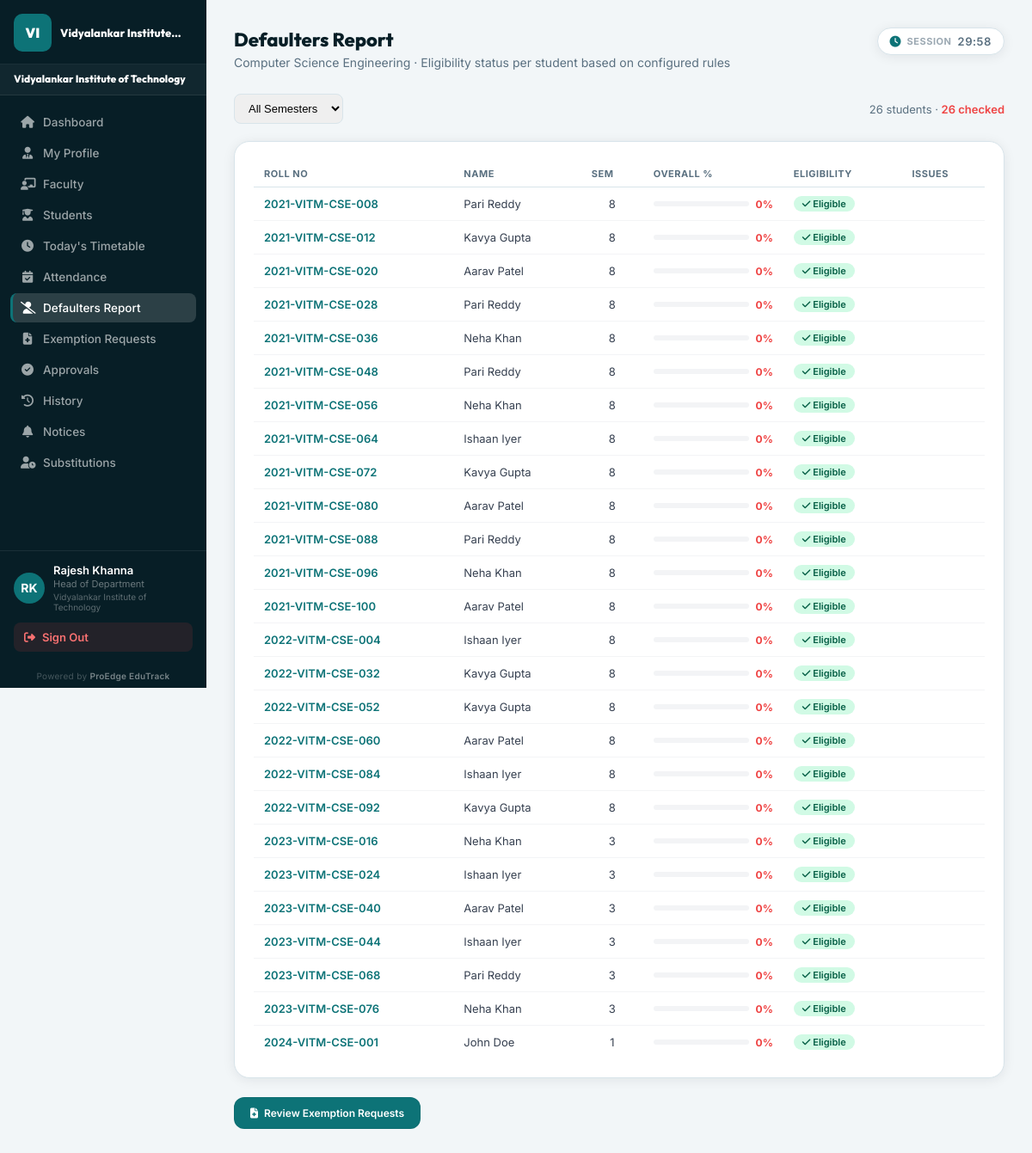
/dashboard/hod/defaulters/ (signed in), run on the app's committed database.
### students/models.py (models this page shows, shortened)
class College(models.Model):
    name = models.CharField(max_length=150, unique=True)
    code = models.CharField(max_length=30, unique=True)
    city = models.CharField(max_length=100, blank=True)
    state = models.CharField(max_length=100, blank=True)
    logo = models.ImageField(upload_to='college_logos/', null=True, blank=True)
    student_id_rule = models.CharField(max_length=100, default='{YEAR}-{CODE}-{DEPT}-{SERIAL}')
    faculty_id_rule = models.CharField(max_length=100, default='FAC-{CODE}-{SERIAL}')
    email = models.EmailField(null=True, blank=True)
    website = models.URLField(null=True, blank=True)
    is_active = models.BooleanField(default=True)
    created_at = models.DateTimeField(auto_now_add=True)

class Department(models.Model):
    college = models.ForeignKey(College, on_delete=models.CASCADE, null=True, blank=True, related_name='departments')
    name = models.CharField(max_length=100)
    code = models.CharField(max_length=20)
    section_capacity = models.PositiveIntegerField(default=60)
    description = models.TextField(null=True, blank=True)
    established_year = models.IntegerField(null=True, blank=True)
    created_at = models.DateTimeField(auto_now_add=True)
    is_deleted = models.BooleanField(default=False)
    class Meta:
        unique_together = (
            ('college', 'name'),
            ('college', 'code'),
        )

class Student(models.Model):
    user = models.OneToOneField(User, on_delete=models.CASCADE)
    roll_number = models.CharField(max_length=50, unique=True)
    department = models.ForeignKey(Department, on_delete=models.CASCADE)
    admission_year = models.IntegerField()
    current_semester = models.IntegerField()
    section = models.CharField(max_length=10, blank=True, default='')
    STATUS_CHOICES = (
        ('ACTIVE', 'Active'),
        ('GRADUATED', 'Graduated'),
        ('DROPPED', 'Dropped'),
    )
    status = models.CharField(max_length=20, choices=STATUS_CHOICES, default='ACTIVE')
    created_at = models.DateTimeField(auto_now_add=True)
    is_deleted = models.BooleanField(default=False)

### students/views/_legacy.py (the view)
# urls.py: path('dashboard/hod/defaulters/', views.hod_defaulters_report, name='hod_defaulters_report'),
@login_required
def hod_defaulters_report(request):
    try:
        hod = HOD.objects.select_related('department').get(user=request.user)
    except HOD.DoesNotExist:
        return redirect('dashboard')
    dept = hod.department
    college = dept.college
    semester_filter = _safe_int(request.GET.get('semester')) or None
    students_qs = Student.objects.filter(
        department=dept, status='ACTIVE'
    ).select_related('user').order_by('roll_number')
    if semester_filter:
        students_qs = students_qs.filter(current_semester=semester_filter)
    rows = []
    for student in students_qs:
        sem = semester_filter or student.current_semester
        elig = _compute_eligibility(student, sem, college)
        rows.append({
            'student': student,
            'overall_pct': elig['overall_pct'],
            'eligible': elig['eligible'],
            'reasons': elig['reasons'],
            'subject_fails': elig['subject_fails'],
            'rule': elig['rule'],
        })
    rows.sort(key=lambda r: (r['eligible'], r['overall_pct'] or 0))
    semesters = Student.objects.filter(department=dept, status='ACTIVE').values_list('current_semester', flat=True).distinct().order_by('current_semester')
    return render(request, 'attendance/hod_defaulters.html', {
        'rows': rows, 'hod': hod, 'dept': dept,
        'college': college,
        'semester_filter': semester_filter,
        'semesters': semesters,
        'branding': _get_college_branding(college),
    })

### students/context_processors.py (called while the page is built)
def college_branding(request):
    if not request.user.is_authenticated or request.user.is_superuser:
        return {}
    try:
        role = UserRole.objects.select_related('college').get(user=request.user)
        college = role.college
    except UserRole.DoesNotExist:
        return {}
    if not college:
        return {'college': None, 'branding': None}
    branding, _ = CollegeBranding.objects.get_or_create(college=college)
    return {'college': college, 'branding': branding}

### students/models.py (called while the page is built)
    @property
    def effective_min_overall(self):
        return max(0.0, self.min_overall_pct - self.grace_pct)

### students/views/_legacy.py (called while the page is built)
def _safe_int(val, default=0):
    try: return int(val)
    except (ValueError, TypeError): return default

def _get_college_branding(college):
    if not college:
        return None
    branding, _ = CollegeBranding.objects.get_or_create(college=college)
    return branding

def _get_attendance_rule(college, department=None, semester=None):
    qs = AttendanceRule.objects.filter(college=college, is_active=True)
    if department and semester:
        rule = qs.filter(department=department, semester=semester).first()
        if rule:
            return rule
    if department:
        rule = qs.filter(department=department, semester__isnull=True).first()
        if rule:
            return rule
    rule = qs.filter(department__isnull=True, semester__isnull=True).first()
    if rule:
        return rule
    default = AttendanceRule(
        college=college,
        min_overall_pct=75.0,
        min_subject_pct=75.0,
        require_both=True,
        grace_pct=0.0,
        min_sessions_for_check=5,
        alert_below_pct=75.0,
        critical_below_pct=65.0,
    )
    return default

### templates/attendance/hod_defaulters.html (shortened to what this page needs)
{% extends 'dashboards/base_dashboard.html' %}
{% block role_label_foot %}Head of Department{% endblock %}
{% block page_title %}Defaulters Report{% endblock %}
{% block page_sub %}{{ dept.name }} · Eligibility status per student based on configured rules{% endblock %}
{% block sidebar_links %}
<a href="{% url 'hod_dashboard' %}" class="sb-link"><i class="fas fa-home"></i> Dashboard</a>
<a href="{% url 'hod_dashboard' %}#profile" class="sb-link"><i class="fas fa-user-tie"></i> My Profile</a>
<a href="{% url 'hod_dashboard' %}#faculty" class="sb-link"><i class="fas fa-chalkboard-teacher"></i> Faculty</a>
<a href="{% url 'hod_dashboard' %}#students" class="sb-link"><i class="fas fa-user-graduate"></i> Students</a>
<a href="{% url 'hod_dashboard' %}#timetable" class="sb-link"><i class="fas fa-clock"></i> Today's Timetable</a>
<a href="{% url 'hod_dashboard' %}#attendance" class="sb-link"><i class="fas fa-calendar-check"></i> Attendance</a>
<a href="{% url 'hod_defaulters_report' %}" class="sb-link active"><i class="fas fa-user-slash"></i> Defaulters Report</a>
<a href="{% url 'hod_exemptions' %}" class="sb-link"><i class="fas fa-file-medical"></i> Exemption Requests</a>
<a href="{% url 'hod_dashboard' %}#approvals" class="sb-link"><i class="fas fa-check-circle"></i> Approvals</a>
<a href="{% url 'hod_dashboard' %}#history" class="sb-link"><i class="fas fa-history"></i> History</a>
<a href="{% url 'hod_dashboard' %}#notices" class="sb-link"><i class="fas fa-bell"></i> Notices</a>
<a href="{% url 'hod_substitutions' %}" class="sb-link"><i class="fas fa-user-clock"></i> Substitutions</a>
{% endblock %}
{% block dashboard_content %}
<section class="dashboard-pane active" style="display:block">
<div style="display:flex;gap:10px;margin-bottom:20px;flex-wrap:wrap;align-items:center">
  <form method="GET" style="display:flex;gap:8px;align-items:center">
    <select name="semester" class="form-control" style="width:auto;padding:8px 12px;border:1.5px solid var(--border);border-radius:8px;font-size:13px" onchange="this.form.submit()">
      <option value="">All Semesters</option>
    </select>
  </form>
  <span style="font-size:13px;color:var(--muted);margin-left:auto">
    {{ rows|length }} students ·
    <span style="color:var(--red);font-weight:600">{{ rows|length }} checked</span>
  </span>
</div>
{% if rows %}
<div class="d-card">
  <div class="table-scroll">
    <table class="dtable">
      <thead>
        <tr>
          <th>Roll No</th><th>Name</th><th>Sem</th>
          <th>Overall %</th><th>Eligibility</th><th>Issues</th>
        </tr>
      </thead>
      <tbody>
        {% for row in rows %}
        <tr style="{% if not row.eligible %}background:#fff8f8{% endif %}">
          <td style="font-weight:600;color:var(--teal)">{{ row.student.roll_number }}</td>
          <td>{{ row.student.user.get_full_name|default:row.student.user.username }}</td>
          <td style="text-align:center">{{ row.student.current_semester }}</td>
          <td>
            {% if row.overall_pct is not None %}
            <div style="display:flex;align-items:center;gap:8px">
              <div style="flex:1;background:#f3f4f6;border-radius:99px;height:6px;min-width:60px">
              </div>
              <span style="font-size:12px;font-weight:700;color:{% if row.overall_pct >= row.rule.effective_min_overall %}var(--teal){% elif row.overall_pct >= row.rule.critical_below_pct %}var(--gold){% else %}var(--red){% endif %}">{{ row.overall_pct }}%</span>
            </div>
            {% else %}<span style="color:var(--muted);font-size:12px">No data</span>{% endif %}
          </td>
          <td>
            {% if row.eligible %}
              <span class="dbadge dbadge-active"><i class="fas fa-check"></i> Eligible</span>
            {% else %}
              <span class="dbadge dbadge-red"><i class="fas fa-ban"></i> Ineligible</span>
            {% endif %}
          </td>
          <td style="font-size:11px;color:var(--red)">
          </td>
        </tr>
        {% endfor %}
      </tbody>
    </table>
  </div>
</div>
{% else %}
<div class="empty"><i class="fas fa-check-double"></i>No students found.</div>
{% endif %}
<div style="margin-top:16px">
  <a href="{% url 'hod_exemptions' %}" class="qa-btn qa-teal" style="font-size:12px"><i class="fas fa-file-medical"></i> Review Exemption Requests</a>
</div>
</section>
{% endblock %}

### templates/dashboards/base_dashboard.html (shortened to what this page needs)
{% extends 'base.html' %}
{% load static %}
{% block body %}
<div class="db-layout">
  <aside class="db-sidebar" id="db-sidebar">
    <div class="sb-head">
      {% if college and college.logo %}
        <img src="{{ college.logo.url }}" alt="{{ college.name }}" class="sb-college-logo"/>
        <button class="sb-close" id="sb-close" aria-label="Close menu"><i class="fas fa-times"></i></button>
      {% elif college %}
        <div class="sb-college-initials">{{ college.code|slice:":2"|upper }}</div>
        <div class="sb-college-head-name">{{ college.name|truncatechars:22 }}</div>
      {% else %}
        <div style="font-family:'Outfit',sans-serif;font-size:20px;font-weight:900;color:#fff">Edu<span style="color:var(--teal-lt)">Track</span></div>
        <button class="sb-close" id="sb-close" aria-label="Close menu"><i class="fas fa-times"></i></button>
      {% endif %}
    </div>
    {% if college %}
    <div class="sb-college-banner">
      <div class="sb-college-name">{{ college.name }}</div>
    </div>
    {% endif %}
    <nav class="sb-nav">
      {% block sidebar_links %}{% endblock %}
    </nav>
    <div class="sb-foot">
      <div class="sb-user">
        <div class="sb-avatar">{{ request.user.first_name|first|upper }}{{ request.user.last_name|first|upper }}</div>
        <div class="sb-user-info">
          <div class="sb-user-name">{{ request.user.get_full_name|default:request.user.username }}</div>
          <div class="sb-user-role">{% block role_label_foot %}{% endblock %}</div>
          {% if college %}<div class="sb-user-college">{{ college.name }}</div>{% endif %}
        </div>
      </div>
      <a href="{% url 'logout' %}" class="sb-logout">
        <i class="fas fa-sign-out-alt"></i> Sign Out
      </a>
    </div>
    <div class="sb-powered">Powered by <span>ProEdge EduTrack</span></div>
  </aside>
  <main class="db-main">
    <div class="db-page-head">
      <div class="db-page-head-row">
        <div>
          <h1 class="db-page-title">{% block page_title %}Dashboard{% endblock %}</h1>
          <p class="db-page-sub">{% block page_sub %}Welcome back, {{ request.user.first_name|default:request.user.username }}{% endblock %}</p>
        </div>
        <div class="topbar-session-timer{% if request.is_college_admin %} admin-timer-hidden{% endif %}" id="sb-session-timer" title="Session time remaining">
          <i class="fas fa-clock"></i>
          <span class="timer-label">Session</span>
          <span id="sb-timer-display" style="font-variant-numeric:tabular-nums;letter-spacing:.5px">--:--</span>
        </div>
      </div>
    </div>
    {% block dashboard_content %}{% endblock %}
  </main>
</div>
{% endblock %}

### templates/base.html (style rules this page uses)
*,*::before,*::after { margin:0;padding:0;box-sizing:border-box }
:root { --teal:#0d7377;--teal-lt:#14a085;--teal-dk:#095c60; --gold:#e6a817;--gold-lt:#f5c842; --deep:#071e26;--deep2:#0b2d38; --bg:#f2f6f8;--surface:#fff;--surface2:#e8f0f3; --border:#d8e4ea;--text:#0d1f2d;--muted:#5a7080; --green:#10b981;--red:#ef4444;--warning:#f59e0b; --sh:0 2px 14px rgba(7,30,38,.08); --sh-md:0 6px 28px rgba(7,30,38,.12); --r:10px;--r-lg:18px; }
html { scroll-behavior:smooth }
body { font-family:'Inter',sans-serif;background:var(--bg);color:var(--text);min-height:100vh }
a { text-decoration:none }

### data on the page
College: code "VI", name "Vidyalankar Institute…", name "Vidyalankar Institute of Technology"
Department: name "Computer Science Engineering"
Student: student.roll_number "2021-VITM-CSE-008", student.user.get_full_name "Pari Reddy", student.current_semester "8", overall_pct "0"
Student: student.roll_number "2021-VITM-CSE-012", student.user.get_full_name "Kavya Gupta", student.current_semester "8", overall_pct "0"
Student: student.roll_number "2021-VITM-CSE-020", student.user.get_full_name "Aarav Patel", student.current_semester "8", overall_pct "0"
Student: student.roll_number "2021-VITM-CSE-028", student.user.get_full_name "Pari Reddy", student.current_semester "8", overall_pct "0"
Student: student.roll_number "2021-VITM-CSE-036", student.user.get_full_name "Neha Khan", student.current_semester "8", overall_pct "0"
Student: student.roll_number "2021-VITM-CSE-048", student.user.get_full_name "Pari Reddy", student.current_semester "8", overall_pct "0"
Student: student.roll_number "2021-VITM-CSE-056", student.user.get_full_name "Neha Khan", student.current_semester "8", overall_pct "0"
Student: student.roll_number "2021-VITM-CSE-064", student.user.get_full_name "Ishaan Iyer", student.current_semester "8", overall_pct "0"
Student: student.roll_number "2021-VITM-CSE-072", student.user.get_full_name "Kavya Gupta", student.current_semester "8", overall_pct "0"
Student: student.roll_number "2021-VITM-CSE-080", student.user.get_full_name "Aarav Patel", student.current_semester "8", overall_pct "0"
Student: student.roll_number "2021-VITM-CSE-088", student.user.get_full_name "Pari Reddy", student.current_semester "8", overall_pct "0"
Student: student.roll_number "2021-VITM-CSE-096", student.user.get_full_name "Neha Khan", student.current_semester "8", overall_pct "0"
Student: student.roll_number "2021-VITM-CSE-100", student.user.get_full_name "Aarav Patel", student.current_semester "8", overall_pct "0"
Student: student.roll_number "2022-VITM-CSE-004", student.user.get_full_name "Ishaan Iyer", student.current_semester "8", overall_pct "0"
Student: student.roll_number "2022-VITM-CSE-032", student.user.get_full_name "Kavya Gupta", student.current_semester "8", overall_pct "0"
Student: student.roll_number "2022-VITM-CSE-052", student.user.get_full_name "Kavya Gupta", student.current_semester "8", overall_pct "0"
Student: student.roll_number "2022-VITM-CSE-060", student.user.get_full_name "Aarav Patel", student.current_semester "8", overall_pct "0"
Student: student.roll_number "2022-VITM-CSE-084", student.user.get_full_name "Ishaan Iyer", student.current_semester "8", overall_pct "0"
Student: student.roll_number "2022-VITM-CSE-092", student.user.get_full_name "Kavya Gupta", student.current_semester "8", overall_pct "0"
Student: student.roll_number "2023-VITM-CSE-016", student.user.get_full_name "Neha Khan", student.current_semester "3", overall_pct "0"
Student: student.roll_number "2023-VITM-CSE-024", student.user.get_full_name "Ishaan Iyer", student.current_semester "3", overall_pct "0"
Student: student.roll_number "2023-VITM-CSE-040", student.user.get_full_name "Aarav Patel", student.current_semester "3", overall_pct "0"
Student: student.roll_number "2023-VITM-CSE-044", student.user.get_full_name "Ishaan Iyer", student.current_semester "3", overall_pct "0"
Student: student.roll_number "2023-VITM-CSE-068", student.user.get_full_name "Pari Reddy", student.current_semester "3", overall_pct "0"
Student: student.roll_number "2023-VITM-CSE-076", student.user.get_full_name "Neha Khan", student.current_semester "3", overall_pct "0"
Student: student.roll_number "2024-VITM-CSE-001", student.user.get_full_name "John Doe", student.current_semester "1", overall_pct "0"

### other printed values
{{ request.user.first_name|first|upper }} "R"
{{ request.user.last_name|first|upper }} "K"
{{ request.user.get_full_name|default:request.user.username }} "Rajesh Khanna"
{{ rows|length }} "26"
